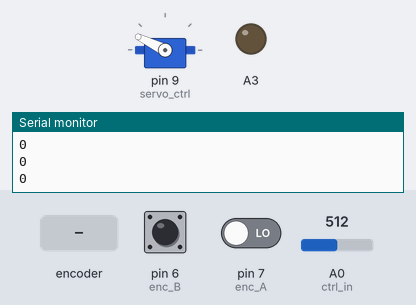
Simulated run of this sketch. Board: Arduino Uno, built with avr-gcc and run on an emulated ATmega328P. Parts: servo, output pins drawn as LEDs (lit = HIGH), the last lines printed to the serial monitor. The test bench sets the inputs (shaded band); at power-on: A0 (ctrl_in) = 512, pin 6 (enc_B) HIGH, pin 7 (enc_A) LOW.

Above: at 1.2 s.
1.3 s: A0 (ctrl_in) set to 55
2.8 s: A0 (ctrl_in) set to 45
At 3.8 s:
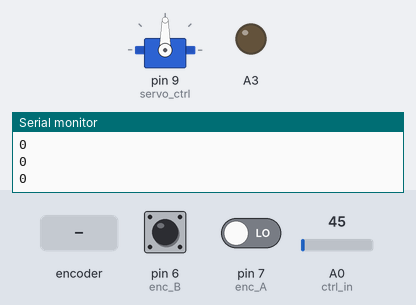
4.3 s: rotary encoder on pin 7 (enc_A) / pin 6 (enc_B) turned 3 steps (first pin leading)
At 5.5 s:
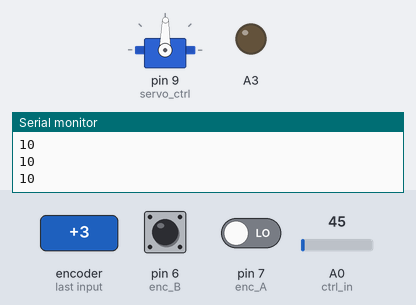
6.4 s: A0 (ctrl_in) set to 122
At 7.6 s:
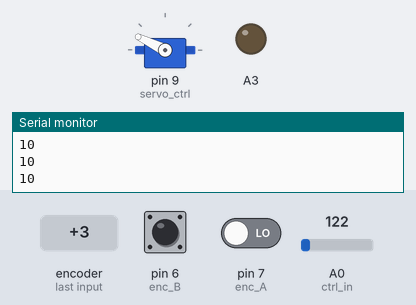
7.9 s: A0 (ctrl_in) set to 0
At 8.9 s:
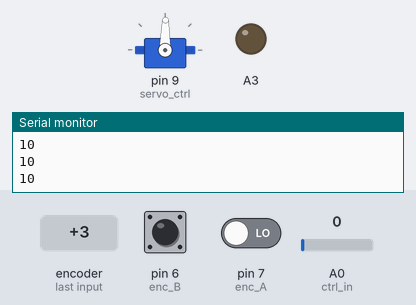
Timing chart, 0 to 10.4 s (numbered marks = the images above; inputs shaded):
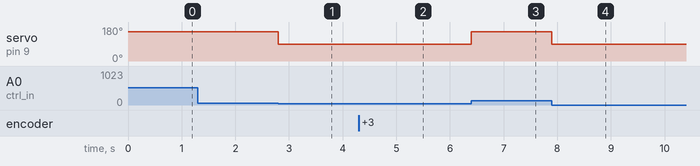

Measured:
- the behaviour switches between 51 and 50 on A0 (ctrl_in) (found by bisection; images 0 and 1)
- after the input at 2.8 s, servo on pin 9 (servo_ctrl): 154° → 90° at once
- after the input at 4.3 s, servo on pin 9 (servo_ctrl): 90° → 89° after 0.28 s
- after the input at 6.4 s, servo on pin 9 (servo_ctrl): 89° → 154° at once
- after the input at 7.9 s, servo on pin 9 (servo_ctrl): 154° → 89° at once

The sketch:

Servo_controller_uno.ino
```cpp
#include <Servo.h>

#define enc_A 7
#define enc_B 6
#define ctrl_in A0
#define servo_ctrl 9

#define PPR 1024
#define MAX_POSITION 4139
#define MID_POSITION 2070
#define DEADBAND 20

#define KP 3
#define KI 0.01

volatile long count = 0;
volatile byte lastState = 0;

long nextLogTime = millis() + 200;
long lastCtrlTime = millis();

int integralError = 0;

Servo contServo;

void setup() {
  // put your setup code here, to run once:
  cli();

  //set up interrupts:
  PCICR = 0b00000100; //enables pin change interrupts on port D
  PCMSK2 = 0b11000000; //enable pin change interrupts on arduino pins D7, D6

  //Pin setup
  pinMode(enc_A, INPUT);
  pinMode(enc_B, INPUT);
  pinMode(ctrl_in, INPUT);

  pinMode(A3, OUTPUT);
  digitalWrite(A3, LOW);//Just an extra ground point for the RC filter

  //Servo setup
  contServo.attach(servo_ctrl,800,2200);

  //Start serial monitor
  Serial.begin(115200);

  sei();
}

void loop() {
  // put your main code here, to run repeatedly:

  //Print out encoder count every 200 ms
  if(millis() > nextLogTime) {
    Serial.println(count);
    nextLogTime = millis() + 200;
  }

  //map analog input onto range for target
  int analogTarget = analogRead(ctrl_in);
  long target = 0;
  if(analogTarget < (1024/20)) {
    target = 0;
  } else {
    target = map(analogTarget, 0, 1024, MID_POSITION, MAX_POSITION); //This is pin PB4, which is ADC2
  }

  //Determine servo output pulse length: 1.5 center, 1.0 most negative, 2.0 most positive (milliseconds)
  long error = target - count;

  int pulseLength = 1500; //microseconds

//Janky semi-proportional control, works pretty well surprisingly
  if(error > PPR) {
    pulseLength = 2000;
  } else if(error > 0) {
    pulseLength = 1500 + (KP * error / 4);
  } else if(error < -PPR) {
    pulseLength = 1000;
  } else if(error < 0) {
    pulseLength = 1500 + (KP * error / 4);
  }

//Trying some integral control - didn't work well.  I think the sample rate is too slow to get good integral estimation
//  integralError += KI*error*(millis() - lastCtrlTime);
//  lastCtrlTime = millis();
//  int integralPulse = map(integralError,-1000, 1000, 100, -100);
//  integralPulse = constrain(integralPulse,-100,100);
//
//  pulseLength += integralPulse;

//Bang-bang control attempt.  Doesn't really work.
//  if(error > PPR) {
//    pulseLength = 2000;
//  } else if(error > 100) {
//    pulseLength = 1800;
//  } else if(error > DEADBAND) {
//    pulseLength = 1550;
//  } else if(error < -PPR) {
//    pulseLength = 1000;
//  } else if(error < -100) {
//    pulseLength = 1200;
//  } else if(error < -DEADBAND) {
//    pulseLength = 1450;
//  }

  //write this value to the servo
  contServo.writeMicroseconds(pulseLength);

}

ISR(PCINT2_vect) {
  byte state = (digitalRead(enc_A) << 1) + digitalRead(enc_B);

  if(lastState == 0b00) {
    if(state == 0b10) {
      count += 1;
    } else if(state == 0b01) {
      count -= 1;
    }
  }

  else if(lastState == 0b10) {
    if(state == 0b11) {
      count += 1;
    } else if(state == 0b00) {
      count -= 1;
    }
  }

  else if(lastState == 0b11) {
    if(state == 0b01) {
      count += 1;
    } else if(state == 0b10) {
      count -= 1;
    }
  }

  else if(lastState == 0b01) {
    if(state == 0b00) {
      count += 1;
    } else if(state == 0b11) {
      count -= 1;
    }
  }

  lastState = state;
}
```
